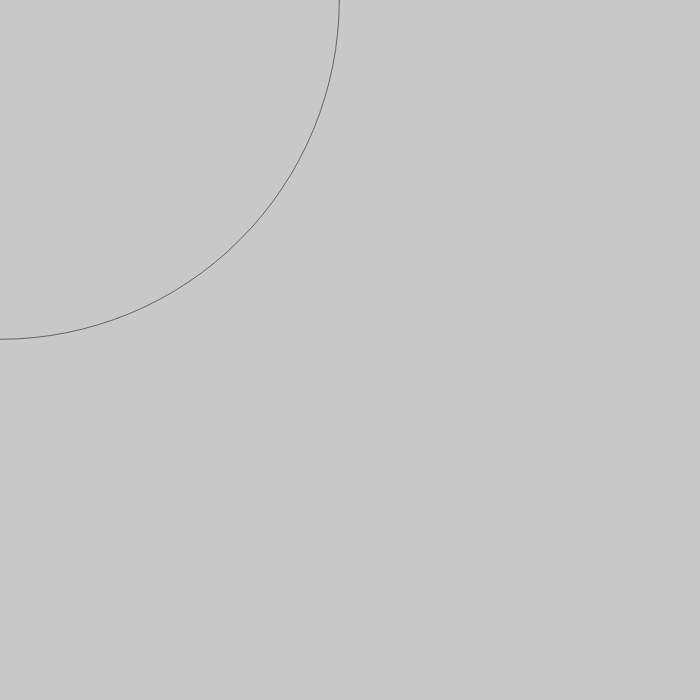
Frame 1 (no input)
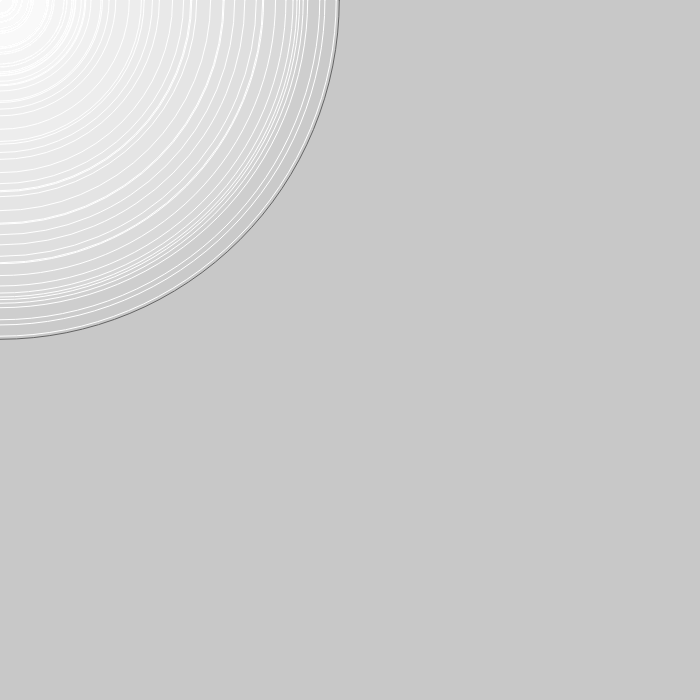
Frame 60 (no input)
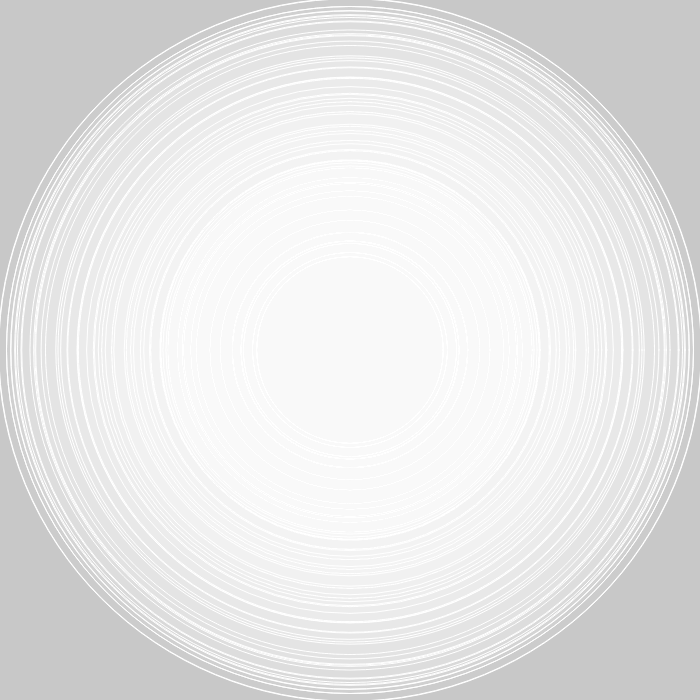
Frame 120 (the mouse pressed at the canvas centre since frame 60)

The p5.js sketch that drew these frames (run headless with seeded random() and noise() and a simulated clock; from frame 60 on, the mouse is pressed at the canvas centre):

// p5.js sketch
// ── sketch.js
var initialSize = 700;
var mutableSize = initialSize;
var canvasSize = 700;
var speed = 0;
var control = false;

function setup() {
  smooth();
  createCanvas(canvasSize, canvasSize);
  background(200);
}

function draw() {
  speed = random(0, 30);

  if (!control) {
    mutableSize = mutableSize - speed;
    fill(200, 200, 200, 10);
    stroke(100, 100, 100);
    ellipse(mouseX, mouseY, mutableSize, mutableSize);
    if (mutableSize <= 0)
      control = true;
  }

  if (control) {
    mutableSize = mutableSize + speed;
    fill(200, 200, 200, 10);
    stroke(100, 100, 100);
    ellipse(mouseX, mouseY, mutableSize, mutableSize);
    if (mutableSize >= 700)
      control = false;
  }
  erase();
}

function mousePressed() {
  background(200);
}
